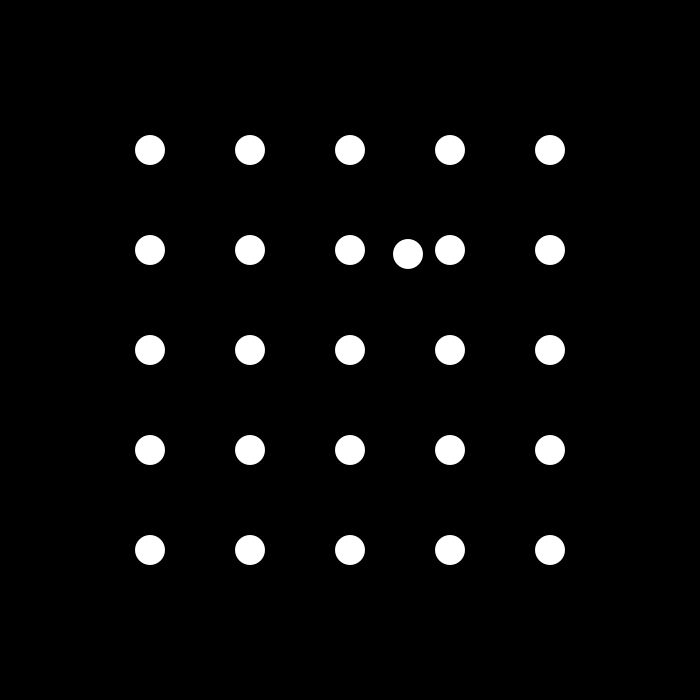
Frame 1 (no input)
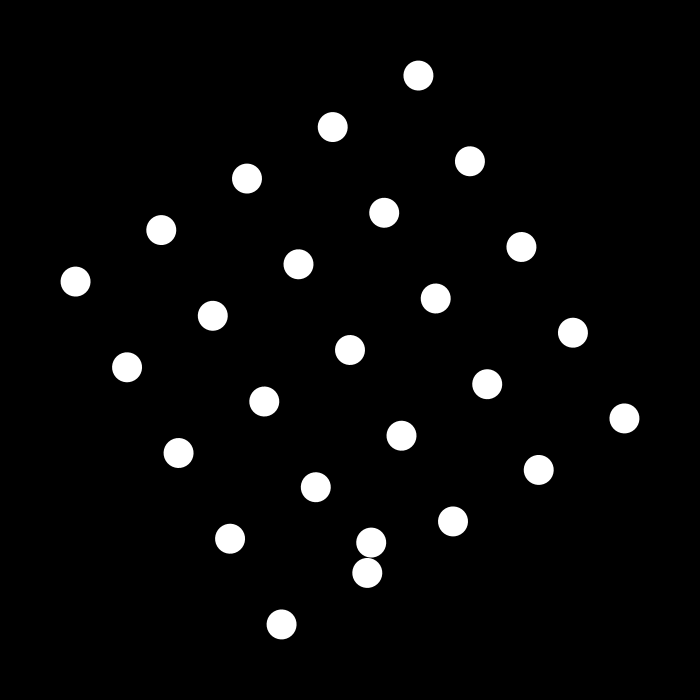
Frame 60 (the mouse pressed at the canvas centre just before this capture)
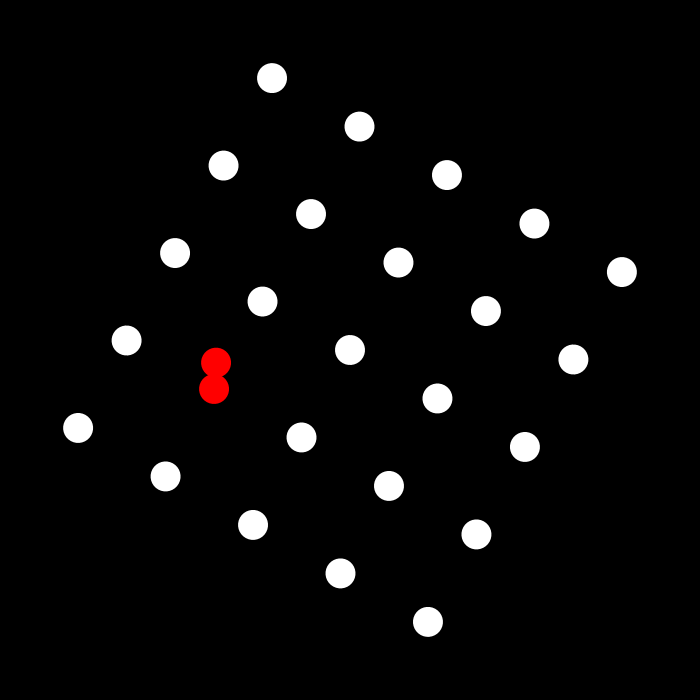
Frame 120 (the mouse held since frame 60 and released just before this capture)

The Processing sketch that drew these frames (run headless with seeded random() and noise(); from frame 60 on, the mouse is pressed at the canvas centre):

// Processing sketch: spin_bounce
// ── spin_bounce.pde
int x = int(random(-200, 200)), y = int(random(-200, 200)), 
  xOff = 2, yOff = 3, r = 30, angle = 0;
PVector[] dots = new PVector[25];
void setup() {
  size(700, 700);
  int index = 0;
  for (int i = -200; i <300; i+=100) {
    for (int j = -200; j <300; j+=100) {
      dots[index] = new PVector(i, j);
      index++;
    }
  }
}

void draw() {
  background(0);
  noStroke();
  //static dots
  translate(width/2, height/2);
  rotate(radians(angle));
  for (int i = 0; i < 25; i++) {
    if (sqrt(pow(dots[i].x-x, 2) + pow(dots[i].y-y, 2)) < r) {
      fill(255, 0, 0);
    } else {
      fill(255);
    }
    circle(dots[i].x, dots[i].y, r);
  }
  //bouncing dot
  for (int i = 0; i <25; i++) {
    if (sqrt(pow(dots[i].x-x, 2) + pow(dots[i].y-y, 2)) < r) {
      fill(255, 0, 0);
    }
  }
  circle(x, y, r);
  //bounce effect
  if (x+(r/2) >= 200 || x-(r/2) <= -200) {
    xOff = -xOff;
  }
  if (y+(r/2) >= 200 || y-(r/2) <= -200) {
    yOff = -yOff;
  }
  x += xOff;
  y += yOff;
  angle++;
}
